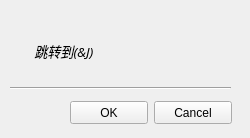
<?xml version="1.0" encoding="UTF-8"?>
<ui version="4.0">
 <class>jumpto</class>
 <widget class="QWidget" name="jumpto">
  <property name="geometry">
   <rect>
    <x>0</x>
    <y>0</y>
    <width>250</width>
    <height>138</height>
   </rect>
  </property>
  <property name="minimumSize">
   <size>
    <width>250</width>
    <height>138</height>
   </size>
  </property>
  <property name="maximumSize">
   <size>
    <width>250</width>
    <height>138</height>
   </size>
  </property>
  <property name="windowTitle">
   <string>Form</string>
  </property>
  <property name="windowIcon">
   <iconset resource="image.qrc">
    <normaloff>:/new/prefix1/src/videoplayer.png</normaloff>:/new/prefix1/src/videoplayer.png</iconset>
  </property>
  <widget class="Line" name="line">
   <property name="geometry">
    <rect>
     <x>10</x>
     <y>80</y>
     <width>221</width>
     <height>16</height>
    </rect>
   </property>
   <property name="orientation">
    <enum>Qt::Horizontal</enum>
   </property>
  </widget>
  <widget class="QWidget" name="layoutWidget">
   <property name="geometry">
    <rect>
     <x>70</x>
     <y>100</y>
     <width>164</width>
     <height>25</height>
    </rect>
   </property>
   <layout class="QHBoxLayout" name="horizontalLayout">
    <item>
     <widget class="QPushButton" name="pushButton">
      <property name="minimumSize">
       <size>
        <width>78</width>
        <height>23</height>
       </size>
      </property>
      <property name="maximumSize">
       <size>
        <width>78</width>
        <height>23</height>
       </size>
      </property>
      <property name="text">
       <string>OK</string>
      </property>
     </widget>
    </item>
    <item>
     <widget class="QPushButton" name="pushButton_2">
      <property name="minimumSize">
       <size>
        <width>78</width>
        <height>23</height>
       </size>
      </property>
      <property name="maximumSize">
       <size>
        <width>78</width>
        <height>23</height>
       </size>
      </property>
      <property name="text">
       <string>Cancel</string>
      </property>
     </widget>
    </item>
   </layout>
  </widget>
  <widget class="QWidget" name="layoutWidget">
   <property name="geometry">
    <rect>
     <x>10</x>
     <y>30</y>
     <width>221</width>
     <height>41</height>
    </rect>
   </property>
   <layout class="QHBoxLayout" name="horizontalLayout_2">
    <item>
     <widget class="QLabel" name="label">
      <property name="font">
       <font>
        <family>微软雅黑</family>
        <pointsize>10</pointsize>
        <italic>true</italic>
       </font>
      </property>
      <property name="text">
       <string>跳转到(&amp;J)</string>
      </property>
      <property name="alignment">
       <set>Qt::AlignCenter</set>
      </property>
     </widget>
    </item>
    <item>
     <widget class="QWidget" name="widget" native="true"/>
    </item>
   </layout>
  </widget>
 </widget>
 <resources>
  <include location="image.qrc"/>
 </resources>
 <connections/>
</ui>
